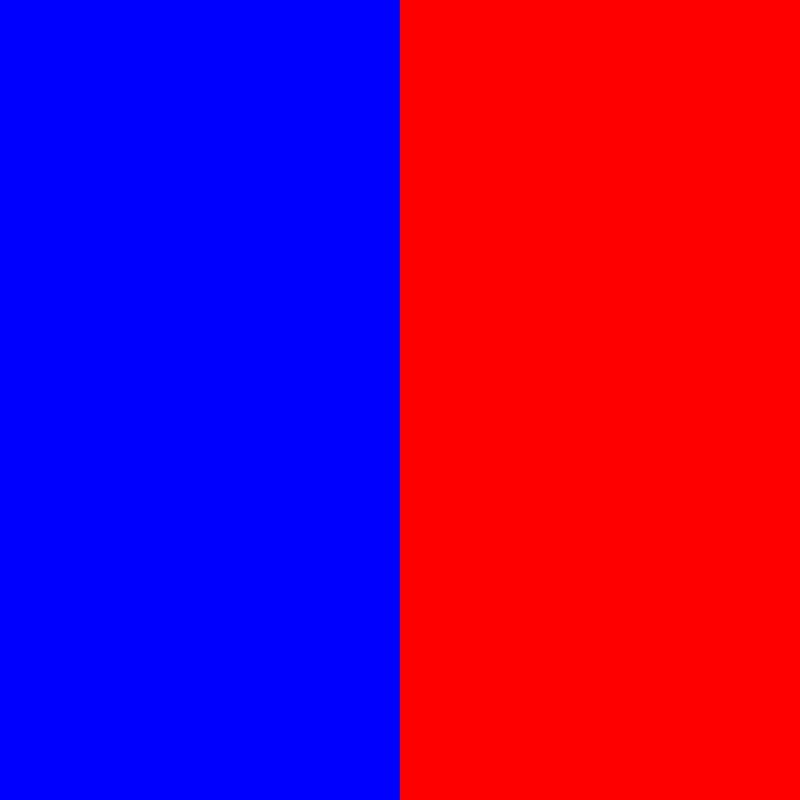
Frame 1 (no input)
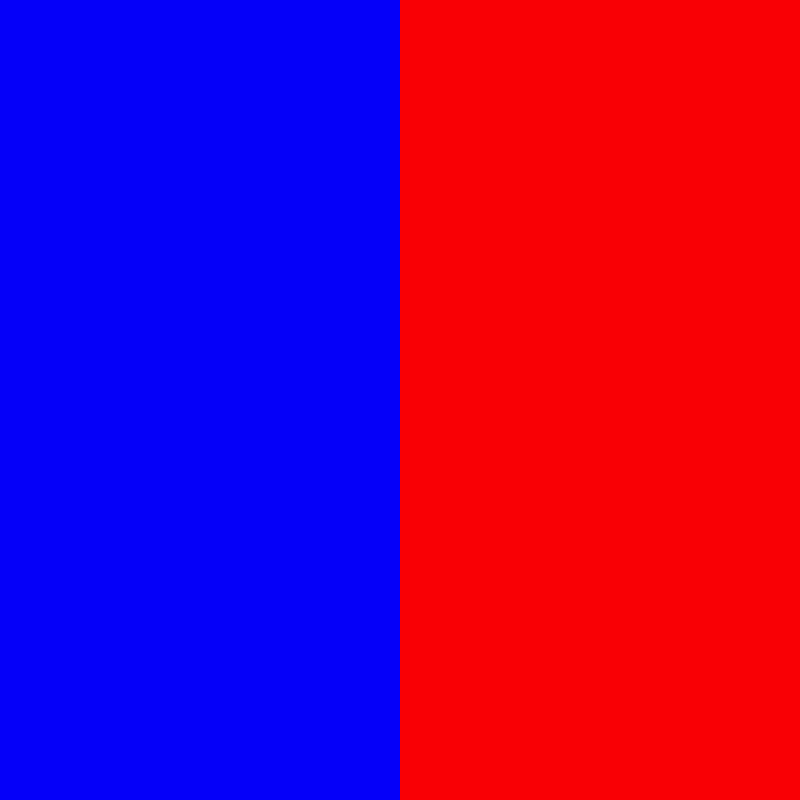
Frame 60 (the mouse pressed at the canvas centre just before this capture)
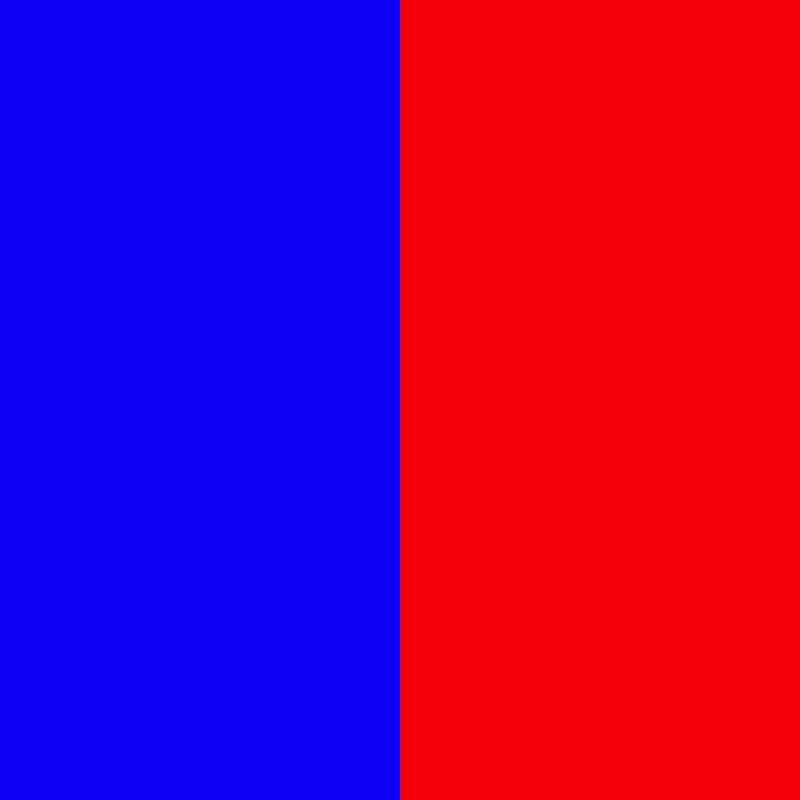
Frame 120 (the mouse held since frame 60 and released just before this capture)

The Processing sketch that drew these frames (run headless with seeded random() and noise(); from frame 60 on, the mouse is pressed at the canvas centre):

// Processing sketch: code_07_34
// ── code_07_34.pde
float c1 = 0;
float c2 = 255;

float c1dir = 0.1;
float c2dir = -0.1;

void setup(){
size(800, 800);
}

void draw(){
  noStroke();
  fill(c1, 0, c2);
  rect(0, 0, width/2, height);
  
  fill(c2, 0, c1);
  rect(width/2, 0, width/2, height);
  
  c1 = c1 + c1dir;
  c2 = c2 + c2dir;
  
  if(c1 < 0 || c1 > 255){
    c1dir *= -1;
  }
  
  if(c2 < 0 || c2 > 255){
    c2dir *= -1;
  }
}
